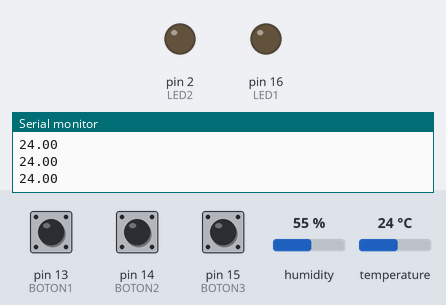
Simulated run of this sketch. Board: Arduino Uno, built with avr-gcc and run on an emulated ATmega328P. Parts: output pins drawn as LEDs (lit = HIGH), the last lines printed to the serial monitor. Inputs (shaded band) come from the test bench; at power-on: temperature 24 °C, pin 13 (BOTON1) HIGH, pin 14 (BOTON2) HIGH, pin 15 (BOTON3) HIGH, humidity 55 %.

Above: at 2.2 s.
2.3 s: temperature set to 27 °C
4.2 s: temperature set to 30 °C
At 5.4 s:
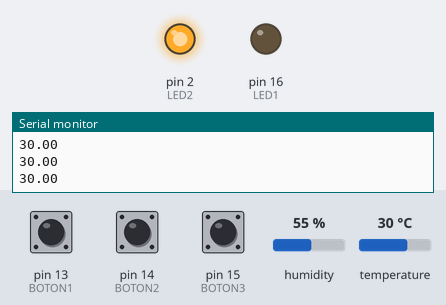
6.6 s: pin 13 (BOTON1) pulled LOW for 0.15 s
At 7.9 s:
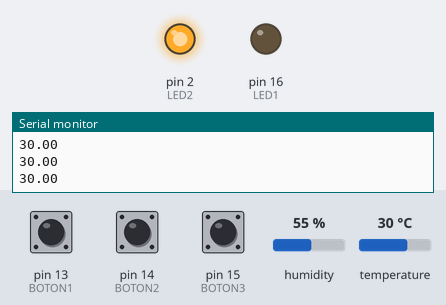
8.2 s: pin 14 (BOTON2) pulled LOW for 0.15 s
At 8.31 s:
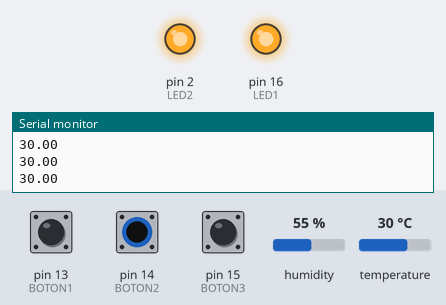
9.9 s: pin 15 (BOTON3) pulled LOW for 0.15 s
At 10.1 s:
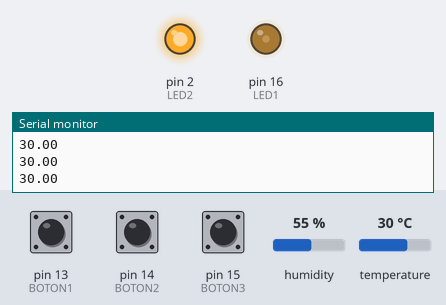
11.6 s: pin 13 (BOTON1) pulled LOW for 1 s
At 12.4 s:
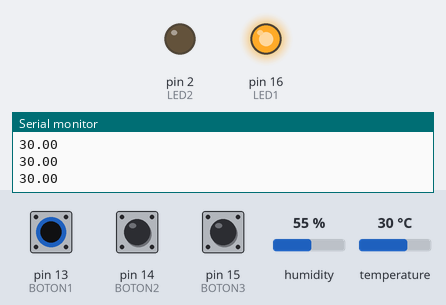
Timing chart, 0 to 14.6 s (numbered marks = the images above; inputs shaded):
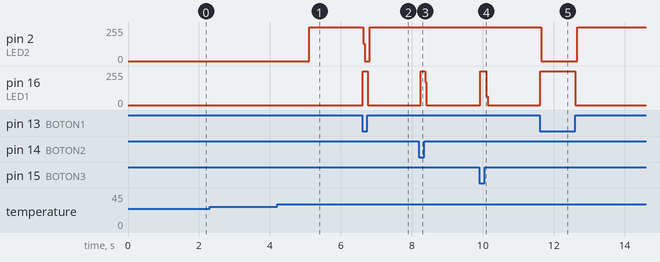

The sketch:

3_botones_2_leds_DHT11.ino
```cpp
/*
 * Lectura de botones - Encendido de Leds
 * Por: Alain Manzo
 * Fecha: 24 de Abril de 2022
 *
 * Este programa muestra las instrucciones básicas para la lectura
 * de botones y el encendido de leds
 */

// Bibliotecas
#include "DHT.h"

// Constantes
const int BOTON1 = 13; //Manual
const int BOTON2 = 14; //Alta demanda
const int BOTON3 = 15; //Sobre Carga
const int LED1 = 16;   //Refrigeración manual
const int LED2 = 2;    //Refrigeración automática

const float TMP = 28.00;

#define DHTPIN 12
#define DHTTYPE DHT11

// Variables
int dato1;
int dato2;
int dato3;

// Definición de objetos
DHT dht(DHTPIN, DHTTYPE);

// Condiciones iniciales - Se ejecuta sólo una vez al energizar
void setup() {// Inicio de void setup ()
  // Aquí va tu código
  pinMode (BOTON1, INPUT_PULLUP); // Configurar el pin donde se conecta el boton como entrada
  pinMode (BOTON2, INPUT_PULLUP); // Configurar el pin donde se conecta el boton como entrada
  pinMode (BOTON3, INPUT_PULLUP); // Configurar el pin donde se conecta el boton como entrada
  pinMode (LED1, OUTPUT); //Cofigurar el pin donde se conecta el led como salida de voltaje
  pinMode (LED2, OUTPUT); //Cofigurar el pin donde se conecta el led como salida de voltaje
  digitalWrite (LED1, LOW); //0, false, LOW, 1, true, HIGH
  digitalWrite (LED2, LOW); //0, false, LOW, 1, true, HIGH

  Serial.begin(9600);
  Serial.println(F("DHTxx test!"));
  dht.begin();//Iniciar comunicacion con el sensor DHT
  delay(1000);

}// Fin de void setup

// Cuerpo del programa - Se ejecuta constamente
void loop() {// Inicio de void loop
  // put your main code here, to run repeatedly:
  dato1 = digitalRead (BOTON1); // Leer el boton 1
  dato2 = digitalRead (BOTON2); // Leer el boton 2
  dato3 = digitalRead (BOTON3); // Leer el boton 3

  //*******Lectura del sensor*********
  // Read temperature as Celsius (the default)
  float t = dht.readTemperature();
   // Check if any reads failed and exit early (to try again).
  if (isnan(t)) {
    Serial.println(F("Failed to read from DHT sensor!"));
    return;
  }
  Serial.println(t);

  //Enciende refrigeración manual si el boton manual se presiona
  if(dato1 == 0){
    digitalWrite (LED1, HIGH);}
  else{
    digitalWrite (LED1, LOW);}

  //La refrigeración manual tiene prioridad sobre la refrigeración automática
  if((dato1 == 0 && dato2 == 0)&& dato3 == 1){
    digitalWrite (LED1, HIGH);
    digitalWrite (LED2, LOW);}

  //Si hay alta demanda o sobrecarga se activa la refrigeracion automatica
  if((dato2 == 0 || dato3 == 0)&& dato1 == 1){
    digitalWrite (LED2, HIGH);}
  else{
    digitalWrite (LED2, LOW);}

  //Si la temperatura es alta (mayor a un umbral) se activa la refrigeración manual
  if(dato1 == 1 && dato2 == 1 && dato3 == 1 && t > TMP){
    digitalWrite (LED2, HIGH);}

  //Si tengo alta demanda o sobrecarga y ademas temperatura alta, se activan ambas refrigeraciones
  if(dato1 == 1 && (dato2 == 0 || dato3 == 0) && t > TMP){
    digitalWrite (LED1, HIGH);
    digitalWrite (LED2, HIGH);}


}// Fin de void loop

// Funcioes del usuario
```

Measured:
- the behaviour switches between 28 and 29 °C on temperature (found by bisection; images 0 and 1)
- after the input at 4.2 s, pin 2 (LED2): 0/255 → 255/255 after 0.91 s
- after the input at 6.6 s, pin 2 (LED2): 255/255 → 0/255 at once, → 255/255 0.18 s later; pin 16 (LED1): 0/255 → 255/255 at once, → 0/255 0.15 s later
- after the input at 8.2 s, pin 16 (LED1): 0/255 → 255/255 after 0.05 s, → 0/255 0.12 s later
- after the input at 9.9 s, pin 16 (LED1): 0/255 → 255/255 at once, → 0/255 0.16 s later
- after the input at 11.6 s, pin 2 (LED2): 255/255 → 0/255 after 0.05 s, → 255/255 1.0 s later; pin 16 (LED1): 0/255 → 255/255 at once, → 0/255 1.0 s later
